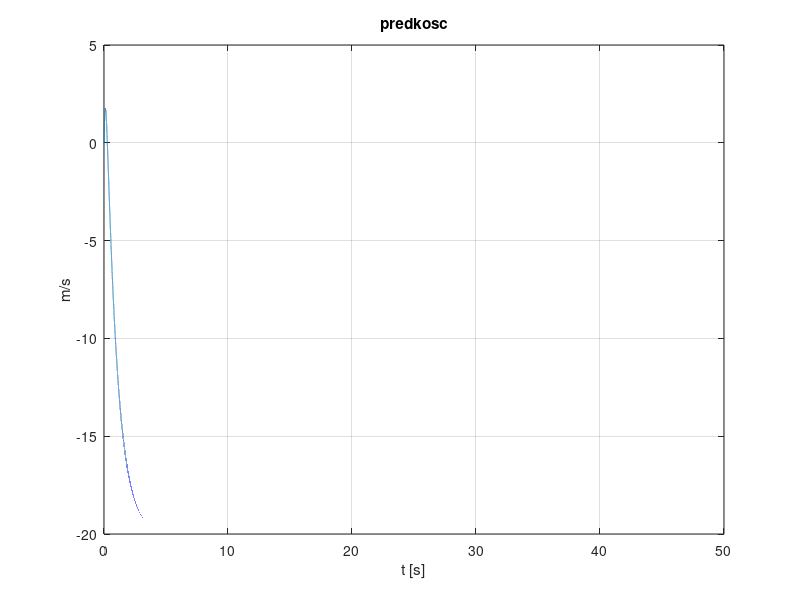
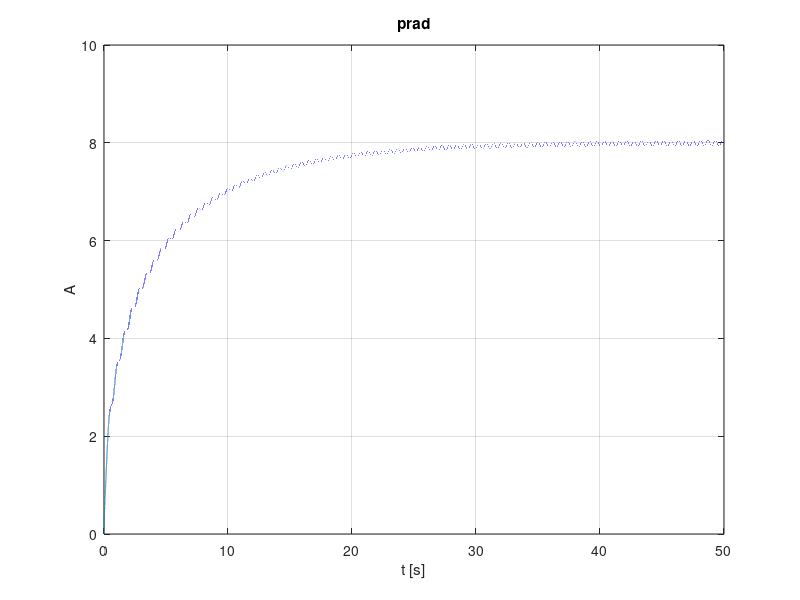
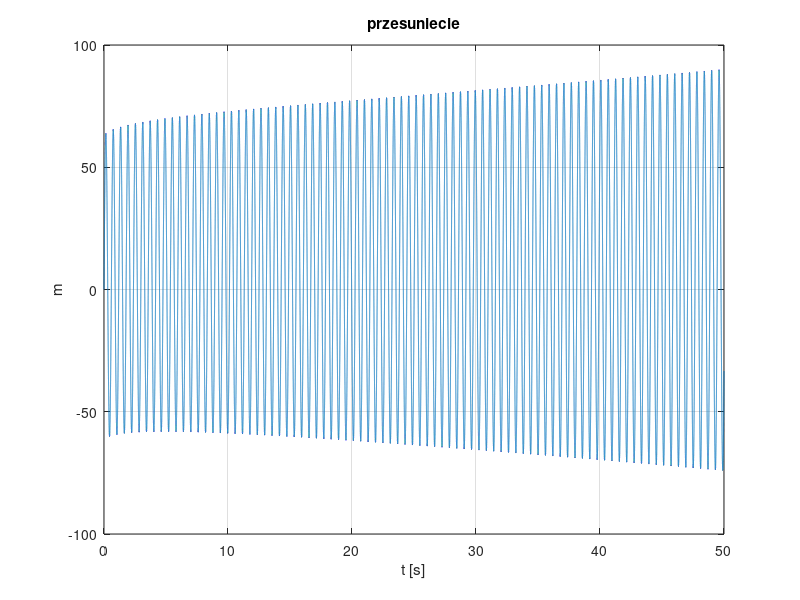
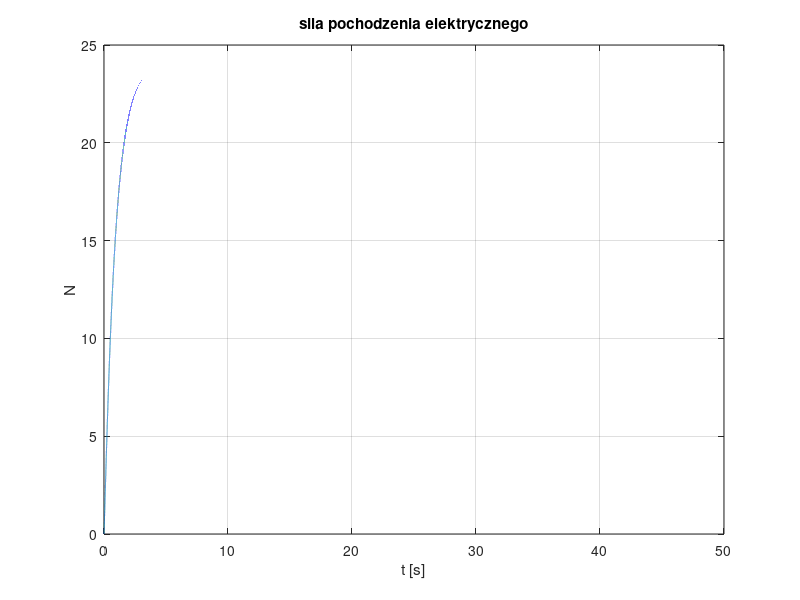

These figures' MATLAB source, in order: (Note: this script raises an error after producing the figures.)
clc, clear, format short
%dane wejściowe
R = 5; al = 500e-2; bl = 50e-2; 
k = 5; m = 0.5; D = 5; U = 20; Con = 0.3; L2 = 0.03;
y0 = zeros(6,1);
Lx = @(u) al*u + bl;
% Tworzenie macierzy
A = zeros(6); A(1,1) = m; A(3,3) = L2; ...
 A(4:end, 4:end) = eye(3);
B1 = [D, 0, 0; ...
 0, R, 0; ...
 0, 0, 0];
B2 = [k, 0, 0; ...
 0, 1/Con, -1/Con; ...
 0, -1/Con, 1/Con]; 
B = [B1, B2; -eye(3), zeros(3)]; 
C1 = [0, -al/2, 0; ...
 0, 0, 0; ...
 0, 0, 0 ];
C2 = [0, 0, 0; ...
 0, 0, 0; ...
 0, 0, 0];
C = [C1, C2; zeros(3), zeros(3)]; 
F = zeros(6,1);
%% dziedzina czasu
t0 = 0; tf = 50; dt = 1e-4; t = t0:dt:tf;
Y0 = zeros(6,1);
%-- alokacja pamieci--
wyn = zeros(6,max(size(t))); wyn(:,1) = Y0;
f = zeros (1, max(size(t)))+30;
wyn (:,1) = Y0;
%% -- rozwiazanie met Eulera - wykazuje niestabilnosc
for k = 1:1:max(size(t))-1
A(2,2) = Lx(wyn(2,k));
wyn(:,k+1) = wyn(:,k) + A\(U - B*wyn(:,k))*dt;
end
Fel = wyn (1,:).*(0.5*al.*Lx(wyn(3,:)).*(wyn(2,:)).^2);
figure(1)
plot(t, (wyn(1,:))); grid on;
title('predkosc'); xlabel('t [s]'); ylabel('m/s');grid on;
figure(2)
plot(t, (wyn(2,:))); title ('Prąd'); grid on;
title('prad'); xlabel('t [s]'); ylabel('A');grid on;
figure(3)
plot(t, (wyn(3,:))); grid on;
title('przesuniecie'); xlabel('t [s]'); ylabel('m');grid on;
figure(4)
plot(t, (wyn(4,:))); grid on;
title('sila pochodzenia elektrycznego'); xlabel('t [s]'); 
ylabel('N');gridon;
figure(6)
plot(t, (wyn(6,:))); grid on;
title('wypadkowa sila'); xlabel('t [s]'); ylabel('N');
figure(7)
plot (t, Fel ); grid on
title('sila pochodzenia elektrycznego'); xlabel('t [s]'); 
ylabel('N');gridon;
